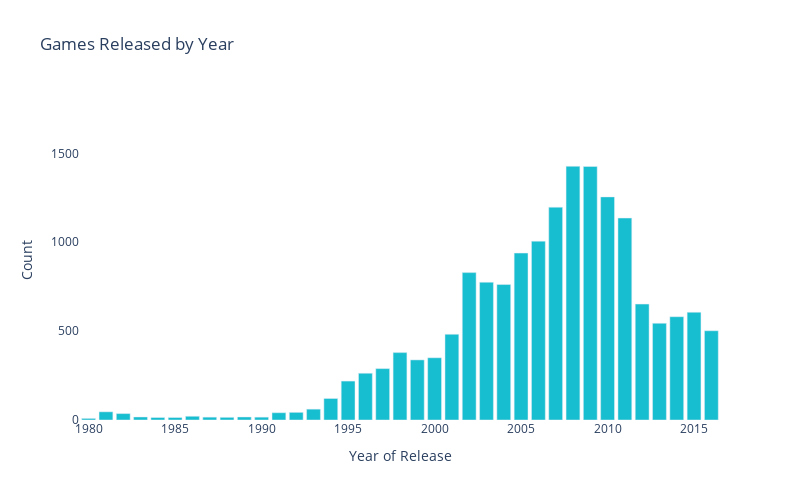

Notebook source saved alongside this figure:
### Code cell
# Create bar graph of video games released by year
year_bar = px.bar(games_by_year, x='year_of_release', y='name',
                  title='Games Released by Year', 
                  labels={'year_of_release':'Year of Release', 'name':'Count'},
                  color_discrete_sequence=[px.colors.qualitative.D3[9]],
                  width=800, height=500)

year_bar.update_layout({
    'plot_bgcolor':'rgba(0, 0, 0, 0)',
    'paper_bgcolor':'rgba(0, 0, 0, 0)'
}) 

year_bar.update_xaxes(showgrid=False)
year_bar.update_yaxes(range=[0, 1800], showgrid=False) 


year_bar.show()

### Figure 1 — Plotly figure (JSON) as saved in the notebook; plotly's stock layout.template omitted (floating-point values rounded to 4 significant figures)
{"data": [{"alignmentgroup": "True", "hovertemplate": "Year of Release=%{x}<br>Count=%{y}<extra></extra>", "legendgroup": "", "marker": {"color": "#17BECF", "pattern": {"shape": ""}}, "name": "", "offsetgroup": "", "orientation": "v", "showlegend": false, "textposition": "auto", "type": "bar", "x": [1980, 1981, 1982, 1983, 1984, 1985, 1986, 1987, 1988, 1989, 1990, 1991, 1992, 1993, 1994, 1995, 1996, 1997, 1998, 1999, 2000, 2001, 2002, 2003, 2004, 2005, 2006, 2007, 2008, 2009, 2010, 2011, 2012, 2013, 2014, 2015, 2016], "xaxis": "x", "y": [9, 46, 36, 17, 14, 14, 21, 16, 15, 17, 16, 41, 43, 61, 121, 219, 263, 289, 379, 338, 350, 482, 829, 775, 762, 939, 1006, 1197, 1427, 1426, 1255, 1136, 652, 544, 581, 606, 502], "yaxis": "y"}], "layout": {"barmode": "relative", "height": 500, "legend": {"tracegroupgap": 0}, "paper_bgcolor": "rgba(0, 0, 0, 0)", "plot_bgcolor": "rgba(0, 0, 0, 0)", "title": {"text": "Games Released by Year"}, "width": 800, "xaxis": {"anchor": "y", "domain": [0, 1], "showgrid": false, "title": {"text": "Year of Release"}}, "yaxis": {"anchor": "x", "domain": [0, 1], "range": [0, 1800], "showgrid": false, "title": {"text": "Count"}}}}
